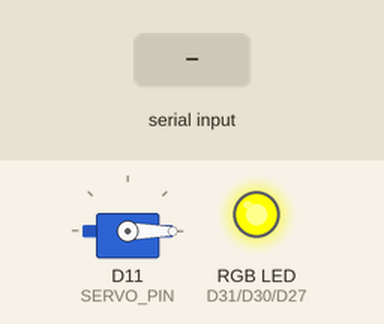
Simulated run of this sketch. Board: nRF52 board. Shown: servo, an RGB LED mixed from three pins (HIGH = lit). The test bench sets the inputs (shaded band). A phone connects over Bluetooth LE 3 s after start.

Above: at 1.2 s.
1.3 s: "l" received over the second serial link
At 1.8 s:
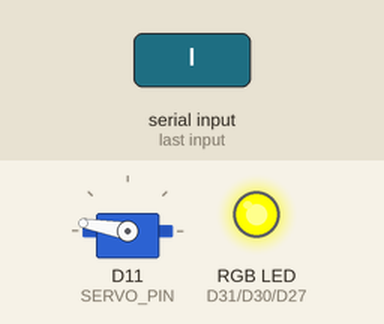
2.8 s: "u" received over the second serial link
At 4.2 s:
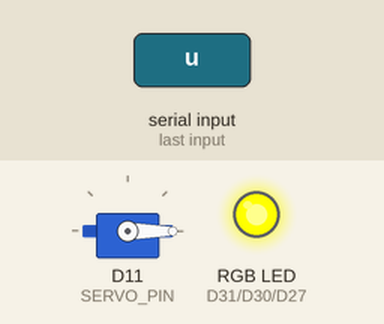
Timing chart, 0 to 5.8 s (numbered marks = the images above; inputs shaded):
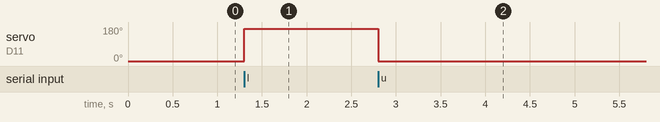

The sketch:

lock_bluefruit.ino
```cpp
/*
   lock_bluefuit.ino
   by Dan Berman
   created 12/13/18
   updated 12/13/18

   Arduino code for CT Product Studio - team 75 (Samsung). Controls the servo operating the fake smart lock.
   An optional RGB LED can be connected to the board to use
   as a startup status indicator.

   This code is written to be used on an Adafruit nRF52 Bluefruit Feather board
   (https://www.adafruit.com/product/3406)

   User guide located at: https://learn.adafruit.com/bluefruit-nrf52-feather-learning-guide/introduction
   GitHub Repo: https://github.com/adafruit/Adafruit_nRF52_Arduino

   BSP Installation (necessary):
    - Add https://www.adafruit.com/package_adafruit_index.json as an 'Additional Board Manager URL'
      (Arduino -> Preferences -> Settings)
    - Install 'Adafruit nRF52 by Adafruit' from Tools -> Board -> Boards Manager
    - Select Tools -> Board -> "Adafruit Bluefruit nRF52832 Feather"
    - Ensure Tools -> Programmer is set to "Bootloader DFU for Bluefruit nRF52"

   CP2104 Driver (necessary if not previously installed for a different board):
     - https://www.silabs.com/products/development-tools/software/usb-to-uart-bridge-vcp-drivers
     - Select Tools -> Port -> SLAB_USBtoUART (or similar)

   Bootloader Update (try if getting a timeout error when uploading to board):
    - Tools -> Burn Bootloader
*/

#include <bluefruit.h>
#include <Servo.h> // make sure to delete Documents/Arduino/Servo so correct library is used from Adafruit

/* Constants */

// DEBUG to enable Serial prints over USB @ 115200 baud
#define DEBUG 0 // Enable debug prints


// Constants for the RGB status LED
#define STATUS_LED_EN     true
#define STATUS_R_LED_PIN  31
#define STATUS_G_LED_PIN  30
#define STATUS_B_LED_PIN  27
#define LED_ON            LOW
#define LED_OFF           HIGH

// Constants for the Servo
#define SERVO_PIN 11
#define LOCK_OPEN 0
#define LOCK_SHUT 170


/* Global Variables */
BLEUart bleuart;
Servo lockServo;

void setup()
{
  // Setup USB Serial @ 115200 baud if DEBUG enabled
  if ( DEBUG )
  {
    Serial.begin(115200);
    while ( !Serial ) delay(10);

    Serial.println("Smart Lock Debug Mode Enabled");
    Serial.println("---------------------------");

    Serial.println();
  }

  if ( DEBUG > 1 ) delay(1000);

  // Setup status LED
  if ( STATUS_LED_EN )
  {
    if ( DEBUG ) Serial.println("Status LED enabled. Initializing...");

    pinMode(STATUS_R_LED_PIN, OUTPUT);
    pinMode(STATUS_G_LED_PIN, OUTPUT);
    pinMode(STATUS_B_LED_PIN, OUTPUT);
    digitalWrite(STATUS_R_LED_PIN, LED_OFF);
    digitalWrite(STATUS_G_LED_PIN, LED_OFF);
    digitalWrite(STATUS_B_LED_PIN, LED_OFF);
  }

  if ( DEBUG > 1) delay(1000);

  // Setup lock servo
  if ( DEBUG ) Serial.println("Initializing Servo...");
  if ( STATUS_LED_EN ) digitalWrite(STATUS_R_LED_PIN, LED_ON);

  lockServo.attach(SERVO_PIN);
  lockServo.write(LOCK_OPEN);

  if ( DEBUG > 1) delay(1000);

  // Init Bluefruit
  if ( DEBUG ) Serial.println("Initializing Bluetooth...");
  if ( STATUS_LED_EN ) digitalWrite(STATUS_B_LED_PIN, LED_ON); // Add blue to make purple!
  if ( DEBUG > 2 ) delay(1000);

  Bluefruit.begin();
  // Set max power. Accepted values are: -40, -30, -20, -16, -12, -8, -4, 0, 4
  Bluefruit.setTxPower(4);
  Bluefruit.setName("Lock_Bluefruit");
  Bluefruit.setConnectCallback(connect_callback);
  Bluefruit.setDisconnectCallback(disconnect_callback);

  bleuart.setRxCallback(bleuart_callback);
  bleuart.begin(); // Configure and start the BLE Uart service

  startAdv(); // Set up and start advertising

  if ( DEBUG ) Serial.println("Bluetooth Initialization complete");
  if ( STATUS_LED_EN ) digitalWrite(STATUS_R_LED_PIN, LED_OFF); // Turn off red
}

/* Main loop */
void loop()
{
  if (DEBUG && Serial.available()) processCmd(&Serial);\
}

/* Process a command from a Stream */
void processCmd(Stream *s)
{
  char cmd = s->read();
  char c;

  if ( DEBUG ) Serial.println("Processing command");

  switch (cmd) {

    case 'l': // Fall Through
    case 'u':
      if (DEBUG > 2) Serial.println("Updating lock");
      updateServo(cmd);

      s->flush();
      break;

    case 'P': // Debug print what is being sent over bluetooth to Serial
      if (DEBUG > 2) Serial.print("Received via bluetooth: ");
      if ( DEBUG ) debugBLEUart();
      break;

    default:
      break;
  } // End switch
} // End processCmd()

/* Bluefruit Functions */
void startAdv(void)
{
  // Advertising packet
  Bluefruit.Advertising.addFlags(BLE_GAP_ADV_FLAGS_LE_ONLY_GENERAL_DISC_MODE);
  Bluefruit.Advertising.addTxPower();

  // Include bleuart 128-bit uuid
  Bluefruit.Advertising.addService(bleuart);

  // Secondary Scan Response packet (optional)
  // Since there is no room for 'Name' in Advertising packet
  Bluefruit.ScanResponse.addName();

  /* Start Advertising
     - Enable auto advertising if disconnected
     - Interval:  fast mode = 20 ms, slow mode = 152.5 ms
     - Timeout for fast mode is 30 seconds
     - Start(timeout) with timeout = 0 will advertise forever (until connected)

     For recommended advertising interval
     https://developer.apple.com/library/content/qa/qa1931/_index.html
  */
  Bluefruit.Advertising.restartOnDisconnect(true);
  Bluefruit.Advertising.setInterval(32, 244);    // in unit of 0.625 ms
  Bluefruit.Advertising.setFastTimeout(30);      // number of seconds in fast mode
  Bluefruit.Advertising.start(0);                // 0 = Don't stop advertising after n seconds
}

void connect_callback(uint16_t conn_handle)
{
  char central_name[32] = { 0 };
  Bluefruit.Gap.getPeerName(conn_handle, central_name, sizeof(central_name));

  if ( DEBUG )
  {
    Serial.print("Connected to ");
    Serial.println(central_name);
  }
  if ( STATUS_LED_EN )
  {
    digitalWrite(STATUS_R_LED_PIN, LED_OFF);
    digitalWrite(STATUS_G_LED_PIN, LED_ON);
    digitalWrite(STATUS_B_LED_PIN, LED_OFF);
  }
}

void disconnect_callback(uint16_t conn_handle, uint8_t reason)
{
  if ( DEBUG ) Serial.println("Bluetooth disconnected");
  if ( STATUS_LED_EN )
  {
    digitalWrite(STATUS_R_LED_PIN, LED_OFF);
    digitalWrite(STATUS_G_LED_PIN, LED_OFF);
    digitalWrite(STATUS_B_LED_PIN, LED_ON);
  }
}

void bleuart_callback()
{
  processCmd(&bleuart);
}

void debugBLEUart()
{
  while (bleuart.available())
  {
    delay(2);
    uint8_t buf[64];
    int count = bleuart.readBytes(buf, sizeof(buf));
    Serial.write(buf, count);
  }
}

/* Smart Lock Servo Functions */
void updateServo(char cmd) {
  if (cmd == 'l') {
    lockServo.write(LOCK_SHUT);
    if ( DEBUG > 1) Serial.println("Locking...");
  } else if (cmd == 'u') {
    lockServo.write(LOCK_OPEN);
    if ( DEBUG > 1) Serial.println("Unlocking...");
  }
}
```

Measured:
- after the input at 1.3 s, servo on D11 (SERVO_PIN): 0° → 170° at once
- after the input at 2.8 s, servo on D11 (SERVO_PIN): 170° → 0° at once
